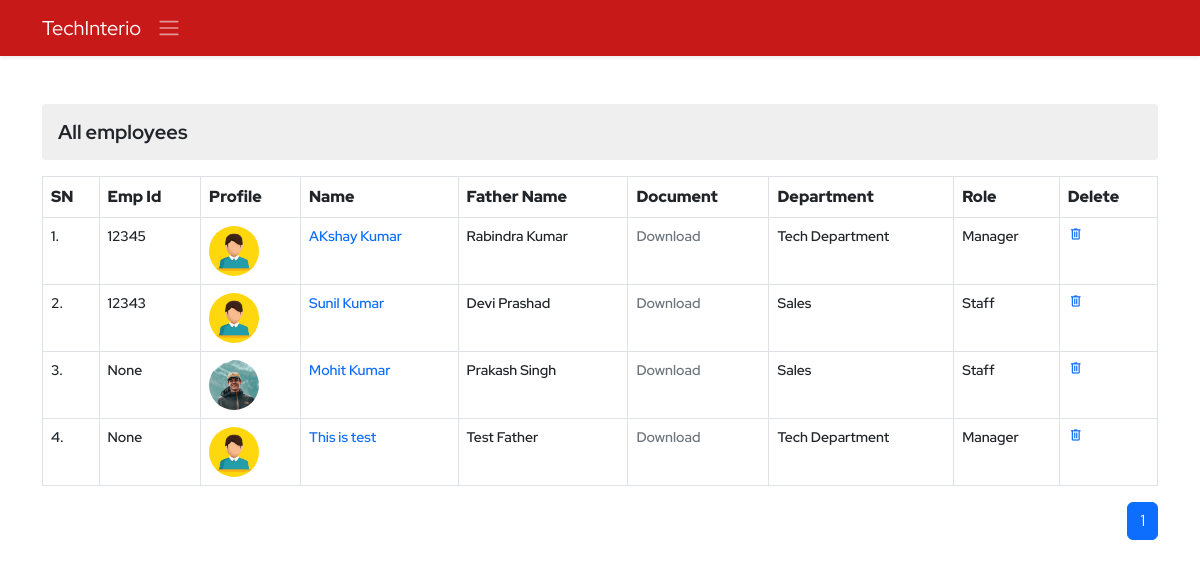
The app's page /ems/employee-view/ (signed in), older data.
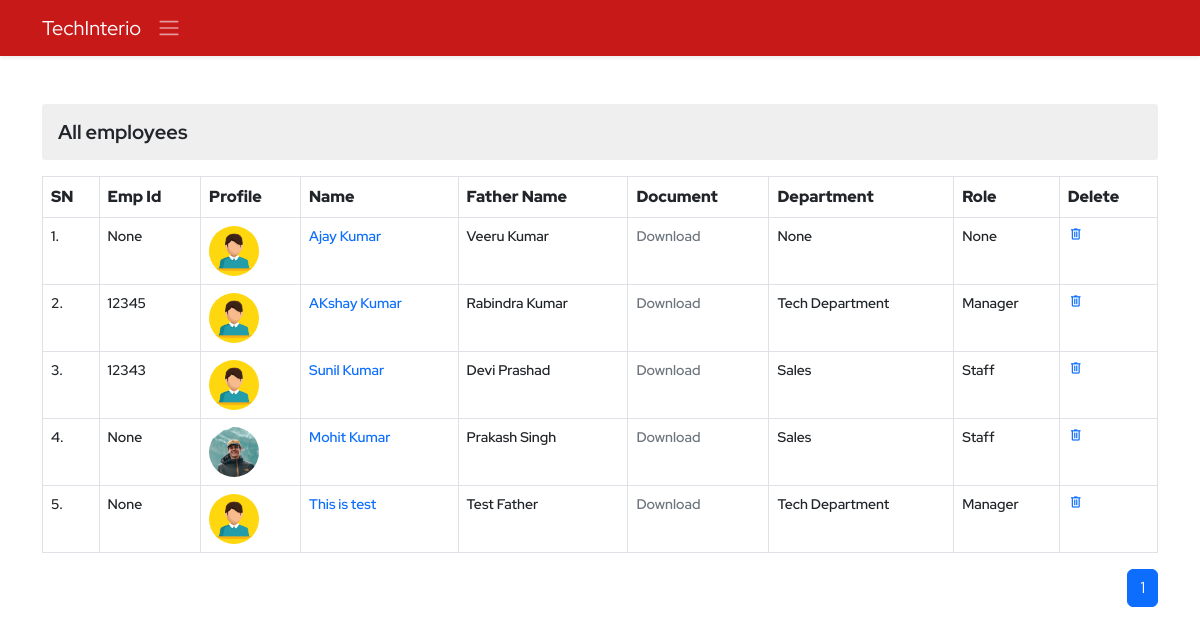
The same page, newer data.
### ems/models.py (models this page shows, shortened)
class Employee(models.Model):
    empid=models.AutoField(primary_key=True)
    employeeid=models.IntegerField(unique=True, null=True, blank=True)
    user=models.OneToOneField(User,on_delete=models.CASCADE)
    name=models.CharField(max_length=50)
    father_name=models.CharField(max_length=50)
    mother_name=models.CharField(max_length=50,null=True,blank=True)
    avtar=models.ImageField(upload_to='employee_profile_images', blank=True , default='profile.jpg')
    document=models.OneToOneField(Document, on_delete=models.CASCADE, blank=True,null=True)
    dob=models.DateField()
    email=models.EmailField(max_length=100)
    mobile_no=models.IntegerField()
    emergency_mobile_no=models.IntegerField(null=True,blank=True)
    address=models.OneToOneField(Address, on_delete=models.CASCADE,blank=True, null=True,)
    designation=models.CharField(max_length=70,null=True, blank=True)
    role=models.ForeignKey(Role, on_delete=models.SET_NULL,blank=True, null=True,)
    department=models.ForeignKey(Department, on_delete=models.SET_NULL,blank=True, null=True,)
    joining_date=models.DateField(null=True, blank=True)
    status=models.CharField(max_length=15)
    @property
    def imageURL(self):
        try:
            url=self.avtar.url
        except:
            url=''
        return url

class Department(models.Model):
    name=models.CharField(max_length=70, unique=True)
    description=models.TextField(max_length=200)
    created_at = models.DateTimeField(auto_now_add=True,blank=True,null=True)
    updated_at = models.DateTimeField(auto_now=True,blank=True,null=True)
    def __str__(self):
        return self.name

class Role(models.Model):
    name=models.CharField(max_length=70, unique=True)
    description=models.TextField(max_length=200)
    created_at = models.DateTimeField(auto_now_add=True,blank=True,null=True)
    updated_at = models.DateTimeField(auto_now=True,blank=True,null=True)
    def __str__(self):
        return self.name

### ems/views.py (the view)
# urls.py: path('employee-view/',viewEmployee,name='employee-view'),
@login_required()
def viewEmployee(request):
    context = {}
    try:
        if not request.user.is_superuser:
            profile_obj=Employee.objects.get(user=request.user)
            context['profile']=profile_obj
        employees = Employee.objects.all().order_by('-empid')
        paginator=Paginator(employees,10)
        page_no=request.GET.get('page')
        total_pages=paginator.page_range
        employeepages=paginator.get_page(page_no)
        context['pages']=total_pages
        context['employees'] = employeepages
    except Exception as e:
        print('View Employee Exception : ', e)
    return render(request, 'ems/view_employee.html', context)

### ems/templates/ems/view_employee.html (shortened to what this page needs)
{% extends './base.html' %}
{% block body %}
<div class="container py-4">
    <div class="row d-flex align-items-center justify-content-center">
        <div class="col-12 overflow-auto">
            <h3 class="my-3 derpartment-title">All employees</h3>
            <table class="table table-bordered department-table">
                <tr>
                    <th>SN</th>
                    <th>Emp Id</th>
                    <th>Profile</th>
                    <th>Name</th>
                    <th>Father Name</th>
                    <th>Document</th>
                    <th>Department</th>
                    <th>Role</th>
                    <th>Delete</th>
                </tr>
                {% for employee in employees %}
                <tr>
                    <td>{{forloop.counter}}.</td>
                    <td>{{employee.employeeid}}</td>
                    <td>
                        <img src="{{employee.imageURL}}" alt="" class="profile-pic">
                    </td>
                    <td><a class="" href="{% url 'ems:employee-detail' employee.empid %}">{{employee.name}}</a></td>
                    <td>{{employee.father_name}}</td>
                    {% if employee.document %}
                    <td><a href="{{employee.document.url}}" download="{{employee.document.url}}">Download</a></td>
                    {% else %}
                    <td><a class="text-muted disabled">Download</a></td>
                    {% endif %}
                    <td>{{employee.department}}</td>
                    <td>{{employee.role}}</td>
                    <td><a href="{% url 'ems:employee-delete' employee.empid %}" class="delete"><span class="material-symbols-outlined">
                        delete</span></a></td>
                </tr>
                {% endfor %}
            </table>
            <nav aria-label="Page navigation example">
                <ul class="pagination justify-content-end">
                    {% if pages %}
                    {% for p in pages %}
                    {% if p == employees.number %}
                    <li class="page-item active" aria-current="page"><a class="page-link "
                            href="?page={{p}}">{{p}}</a></li>
                    {% else %}
                    <li class="page-item "><a class="page-link" href="?page={{p}}">{{p}}</a></li>
                    {% endif %}
                    {% endfor %}
                    {% endif %}
                </ul>
            </nav>
        </div>
    </div>
</div>
{% endblock body %}

### ems/templates/ems/base.html (shortened to what this page needs)
<!DOCTYPE html>
{% load static %}
<html lang="en">
<head>
    <link href="https://cdn.jsdelivr.net/npm/bootstrap@5.2.0/dist/css/bootstrap.min.css" rel="stylesheet"
>
    <link href='https://unpkg.com/boxicons@2.1.2/css/boxicons.min.css' rel='stylesheet'>
    <link rel="stylesheet" href="{% static 'css/style.css' %}">
</head>
<body>
    <header class="shadow-sm header" >
        <nav class="navbar navbar-expand-lg nav-bg navbar-dark shadow-sm fixed-top">
            <div class="container d-flex align-items-center justify-content-start">
                <a class="navbar-brand" href="{% url 'home:home' %}">TechInterio</a>
                <a class="cursor-pointer float-end active " data-bs-toggle="offcanvas" data-bs-target="#staticBackdrop"
                    aria-controls="staticBackdrop"><span class="navbar-toggler-icon"></span></a>
            </div>
        </nav>
    </header>
    <main class="my-5 pt-3">
        {% block body %}{% endblock body %}
    </main>
</body>
</html>

### static/css/style.css (style rules this page uses)
* { margin: 0; padding: 0; box-sizing: border-box; }
:root { --body-font: 'Red Hat Display', sans-serif; --second-font: 'Kaushan Script', cursive; --biggest-font-size: 2rem; --bigger-font-size: 1.5rem; --big-font-size: 1.25rem; --h1-font-size: 1.5rem; --h2-font-size: 1.25rem; --h3-font-size: 1rem; --normal-font-size: .938rem; --small-font-size: .813rem; --smaller-font-size: .75rem; --font-bold: 700; --font-black: 900; }
@media screen and (min-width: 1024px) { :root { --biggest-font-size: 6rem; --bigger-font-size: 3.5rem; --big-font-size: 2.75rem; --h1-font-size: 2.25rem; --h2-font-size: 1.5rem; --h3-font-size: 1.25rem; --normal-font-size: 1rem; --small-font-size: .875rem; --smaller-font-size: .813rem; --bs-modal-width:700px; } }
* { box-sizing: border-box; padding: 0; margin: 0; }
html { scroll-behavior: smooth; }
body, button, label, select, input { font-family: var(--body-font); font-size: var(--normal-font-size); }
h1, h2, h3 { font-weight: var(--font-bold); }
a { text-decoration: none; }
img { max-width: 100%; height: auto; }
.cursor-pointer { cursor: pointer; }
.delete span { font-size: 16px !important; }
.nav-bg { background-color: #c30000e6 !important; }
.derpartment-title { font-size: var(--h3-font-size); background-color: #dadada70; padding: 1rem; border-radius: 3px; }
.department-table tr th { font-size: var(--normal-font); font-weight: var(--font-black); }
.department-table tr td { font-size: var(--small-font-size); font-weight:600; }
.department-table tr td .delete span { font-size: 16px !important; }
.profile-pic { height: 50px; width: 50px; object-fit: cover; object-position: center; border-radius: 50%; }

Row changes from the older to the newer data that the page shows:
added Employee: employeeid "None", imageURL (placeholder picture), name "Ajay Kumar", father_name "Veeru Kumar", shows "Download", department "None", role "None"
